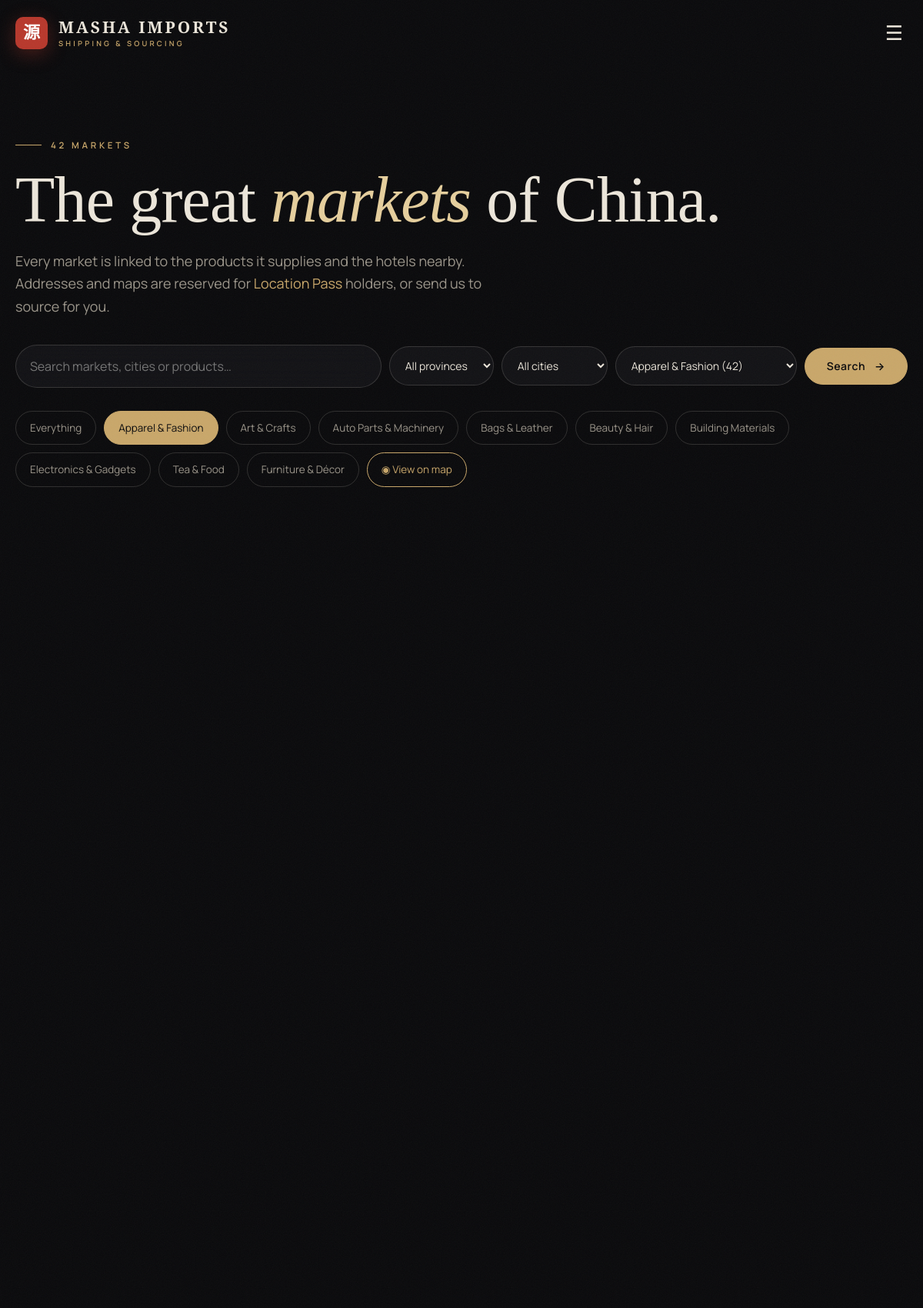
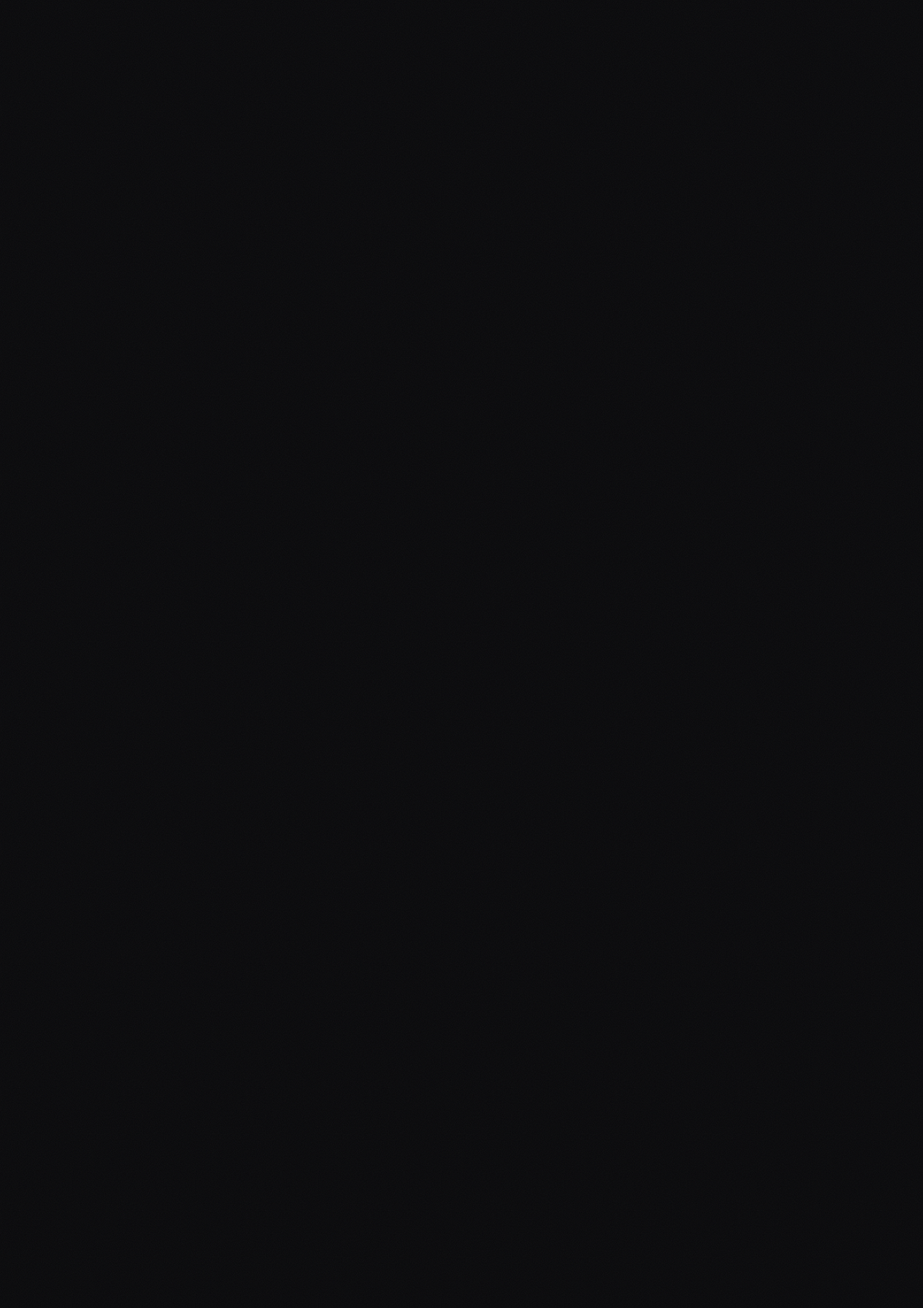
Screenshot of /markets/?category=apparel (upper part) with the database file from the repository (2 pictures, top to bottom).
### catalog/models.py (models this page shows, shortened)
class ImageMixin(models.Model):
    image = models.ImageField(upload_to=image_upload_to, blank=True)
    image_url = models.URLField(
        max_length=600, blank=True, help_text="Optional remote photo, used when no file is uploaded."
    )
    image_credit = models.CharField(max_length=300, blank=True)
    image_source = models.URLField(max_length=600, blank=True)
    image_query = models.CharField(
        max_length=200,
        blank=True,
        help_text="Search phrase used by `python manage.py fetch_images` on Wikimedia Commons.",
    )
    class Meta:
        abstract = True
    @property
    def image_src(self):
        if self.image:
            return self.image.url
        return self.image_url

class Category(ImageMixin):
    name = models.CharField(max_length=120)
    slug = models.SlugField(unique=True, blank=True)
    tagline = models.CharField(max_length=200, blank=True)
    order = models.PositiveIntegerField(default=0)
    class Meta:
        ordering = ["order", "name"]
        verbose_name_plural = "categories"

### catalog/views.py (the view)
# urls.py: path("markets/", views.market_list, name="market_list"),
def market_list(request):
    markets = Market.objects.annotate(product_count=Count("products", distinct=True)).order_by("order", "name")
    q = request.GET.get("q", "").strip()
    city = request.GET.get("city", "").strip()
    province = request.GET.get("province", "").strip()
    category = Category.objects.filter(slug=request.GET.get("category", "")).first()
    if q:
        markets = markets.filter(
            Q(name__icontains=q) | Q(name_zh__icontains=q) | Q(specialty__icontains=q)
            | Q(city__icontains=q) | Q(products__name__icontains=q)
        ).distinct()
    if city:
        markets = markets.filter(city__iexact=city)
    if province:
        markets = markets.filter(province__iexact=province)
    if category:
        markets = markets.filter(categories=category)
    page = Paginator(markets, 24).get_page(request.GET.get("page"))
    params = request.GET.copy()
    params.pop("page", None)
    return render(request, "catalog/market_list.html", {
        "page": page, "markets": page.object_list, "total": page.paginator.count,
        "q": q, "city": city, "province": province, "active_category": category,
        "cities": Market.objects.order_by("city").values_list("city", flat=True).distinct(),
        "provinces": Market.objects.order_by("province").values_list("province", flat=True).distinct(),
        "categories": Category.objects.annotate(n=Count("markets")).filter(n__gt=0),
        "querystring": params.urlencode(), "favorite_ids": _favorite_ids(request.user),
    })

### catalog/models.py (called while the page is built)
    def get_absolute_url(self):
        return reverse("catalog:market_detail", args=[self.slug])

### catalog/views.py (called while the page is built)
def _favorite_ids(user):
    return set(user.favorites.values_list("market_id", flat=True)) if user.is_authenticated else set()

### hub/context_processors.py (called while the page is built)
def site_settings(request):
    try:
        settings_obj = SiteSettings.load()
    except Exception:  # table not created yet (before migrate)
        settings_obj = None
    ctx = {"site_settings": settings_obj}
    user = getattr(request, "user", None)
    if user and user.is_authenticated and user.is_staff and request.path.startswith(("/hub", "/inbox")):
        ctx["hub_counts"] = {
            "orders": SourcingRequest.objects.filter(status=SourcingRequest.Status.PAID).count(),
            "services": ServiceOrder.objects.filter(status=ServiceOrder.Status.CONFIRMED).count(),
            "chats": Conversation.objects.aggregate(t=Sum("staff_unread"))["t"] or 0,
        }
    return ctx

### hub/models.py (called while the page is built)
    @classmethod
    def load(cls):
        obj = cache.get(CACHE_KEY)
        if obj is None:
            obj, _ = cls.objects.get_or_create(pk=1)
            cache.set(CACHE_KEY, obj, 60)
        return obj

    @property
    def whatsapp_digits(self):
        return "".join(ch for ch in self.whatsapp_number if ch.isdigit())

    @property
    def whatsapp_url(self):
        from urllib.parse import quote
        if not self.whatsapp_digits:
            return ""
        text = f"?text={quote(self.whatsapp_message)}" if self.whatsapp_message else ""
        return f"https://wa.me/{self.whatsapp_digits}{text}"

### sourcing/context_processors.py (called while the page is built)
def platform(request):
    return {
        "SITE_NAME": settings.SITE_NAME,
        "SITE_TAGLINE": settings.SITE_TAGLINE,
        "SOURCING_FEE": settings.SOURCING_FEE,
        "location_access": has_location_access(request.user),
        "current_pass": Subscription.current_for(request.user),
    }

### sourcing/models.py (called while the page is built)
def has_location_access(user):
    return user.is_authenticated and (user.is_staff or Subscription.current_for(user) is not None)

    @classmethod
    def current_for(cls, user):
        if not user.is_authenticated:
            return None
        now = timezone.now()
        return cls.objects.filter(user=user, starts_at__lte=now, expires_at__gt=now).first()

### templates/catalog/market_list.html (shortened to what this page needs)
{% extends "base.html" %}
{% block content %}
<section class="page-head">
  <div class="wrap">
    <span class="eyebrow" data-reveal>{{ total }} market{{ total|pluralize }}{% if province %} in {{ province }}{% endif %}</span>
    <h1 data-reveal>The great <em>markets</em> of China.</h1>
    <p class="lead" data-reveal>Every market is linked to the products it supplies and the hotels nearby. {% if location_access %}Your Location Pass is active, so exact addresses and maps are unlocked.{% else %}Addresses and maps are reserved for <a class="link" href="{% url 'sourcing:pricing' %}">Location Pass</a> holders, or send us to source for you.{% endif %}</p>
    <form class="filters" data-reveal>
      <div class="search" style="flex:2 1 320px;max-width:none">
        <input name="q" value="{{ q }}" placeholder="Search markets, cities or products…" aria-label="Search markets">
      </div>
      <select name="province" aria-label="Province" onchange="this.form.submit()">
        <option value="">All provinces</option>
      </select>
      <select name="city" aria-label="City" onchange="this.form.submit()">
        <option value="">All cities</option>
      </select>
      <select name="category" aria-label="Category" onchange="this.form.submit()">
        {% for c in categories %}<option value="{{ c.slug }}"{% if c == active_category %} selected{% endif %}>{{ c.name }} ({{ c.n }})</option>{% endfor %}
      </select>
      <button class="btn">Search <span class="arrow">→</span></button>
    </form>
    <div class="chips" data-reveal>
      <a href="{% url 'catalog:market_list' %}" class="chip{% if not q and not city and not province and not active_category %} active{% endif %}">Everything</a>
      {% for c in categories|slice:":9" %}<a href="?category={{ c.slug }}" class="chip{% if c == active_category %} active{% endif %}">{{ c.name }}</a>{% endfor %}
      <a href="{% url 'travel:atlas' %}" class="chip" style="border-color:var(--gold);color:var(--gold)">◉ View on map</a>
    </div>
  </div>
</section>
<section class="section" style="padding-top:20px">
  <div class="wrap">
    {% if markets %}
      <div class="market-grid uniform" data-stagger>{% for m in markets %}{% include "partials/market_card.html" %}{% endfor %}</div>
    {% else %}
      <div class="empty"><h3>No markets match that search.</h3><p>Tell us what you need and we'll find the right market.</p><a href="{% url 'sourcing:new_request' %}" class="btn">Source it for me <span class="arrow">→</span></a></div>
    {% endif %}
  </div>
</section>
{% endblock %}

### static/css/site.css (style rules this page uses)
:root { --ink: #0a0a0c; --ink-2: #111114; --panel: #16161a; --panel-2: #1c1c21; --line: rgba(236, 228, 214, .09); --line-2: rgba(236, 228, 214, .16); --text: #ece6da; --muted: #9b958a; --gold: #c9a76a; --gold-2: #e6cf9d; --cinnabar: #b8382c; --jade: #5f9c86; --radius: 18px; --ease: cubic-bezier(.2, .7, .1, 1); --serif: "Cormorant Garamond", "Noto Serif SC", Georgia, serif; --sans: "Manrope", system-ui, -apple-system, Segoe UI, sans-serif; --zh: "Noto Serif SC", "Songti SC", serif; color-scheme: dark; }
*, *::before, *::after { box-sizing: border-box; }
html { scroll-behavior: smooth; }
body { margin: 0; background: var(--ink); color: var(--text); font: 400 16px/1.65 var(--sans); -webkit-font-smoothing: antialiased; overflow-x: hidden; }
a { color: inherit; text-decoration: none; }
body::after { content: ""; position: fixed; inset: -50%; z-index: 999; pointer-events: none; opacity: .045; animation: grain 1.2s steps(6) infinite; }
.wrap { width: min(1240px, 100% - 40px); margin-inline: auto; position: relative; z-index: 1; }
section { position: relative; }
.section { padding: clamp(80px, 11vw, 150px) 0; }
.eyebrow { display: inline-flex; align-items: center; gap: 12px; text-transform: uppercase; font: 600 11.5px/1 var(--sans); letter-spacing: .32em; color: var(--gold); }
.eyebrow::before { content: ""; width: 34px; height: 1px; background: currentColor; }
h1, h2, h3 { font-family: var(--serif); font-weight: 500; line-height: 1.05; margin: 0; letter-spacing: -.01em; }
h1 { font-size: clamp(48px, 8vw, 112px); }
h1 em, h2 em, h3 em { font-style: italic; color: var(--gold-2); }
.lead { font-size: clamp(17px, 1.5vw, 20px); color: var(--muted); max-width: 60ch; }
.btn { --bg: var(--gold); --fg: var(--ink); position: relative; display: inline-flex; align-items: center; gap: 12px; padding: 16px 28px; border-radius: 999px; background: var(--bg); color: var(--fg); font: 600 14px/1 var(--sans); letter-spacing: .04em; border: 1px solid var(--bg); cursor: pointer; overflow: hidden; isolation: isolate; transition: transform .5s var(--ease), color .4s; }
.btn::before { content: ""; position: absolute; inset: 0; z-index: -1; background: var(--text); transform: translateY(101%); transition: transform .5s var(--ease); border-radius: inherit; }
.btn .arrow { transition: transform .5s var(--ease); }
.link { color: var(--gold); border-bottom: 1px solid transparent; transition: border-color .3s; }
.search { display: flex; align-items: center; gap: 8px; padding: 8px; max-width: 620px; border-radius: 999px; background: rgba(22,22,26,.7); border: 1px solid var(--line-2); backdrop-filter: blur(14px); transition: border-color .4s, box-shadow .4s; }
.search input { flex: 1; min-width: 0; background: none; border: 0; outline: 0; color: var(--text); font: inherit; padding: 0 18px; }
.market-grid { display: grid; grid-template-columns: repeat(12, 1fr); gap: 22px; }
.page-head { padding: 170px 0 50px; }
.page-head h1 { font-size: clamp(46px, 7vw, 96px); margin: 20px 0; }
.chips { display: flex; flex-wrap: wrap; gap: 10px; margin-top: 30px; }
.chip { padding: 10px 18px; border-radius: 999px; border: 1px solid var(--line-2); font-size: 13.5px; color: var(--muted); transition: all .4s var(--ease); }
.chip.active { background: var(--gold); color: var(--ink); border-color: var(--gold); }
[data-reveal] { opacity: 0; transform: translateY(46px); transition: opacity 1.1s var(--ease), transform 1.1s var(--ease); transition-delay: var(--d, 0s); }
[data-reveal].in { opacity: 1; transform: none; }
.filters { display: flex; flex-wrap: wrap; gap: 10px; align-items: center; margin-top: 34px; }
.filters select, .filters .mini input, .stay input { padding: 14px 16px; border-radius: 999px; background: rgba(22,22,26,.7); border: 1px solid var(--line-2); color: var(--text); font: inherit; font-size: 14px; outline: 0; }
.filters .search { padding: 4px; }
.filters .search input { padding: 10px 14px; }

### rows the page displays
Category: name "Apparel & Fashion"
Category: name "Art & Crafts"
Category: name "Auto Parts & Machinery"
Category: name "Bags & Leather"
Category: name "Beauty & Hair"
Category: name "Building Materials"
Category: name "Electronics & Gadgets"
Category: name "Tea & Food"
Category: name "Furniture & Décor"

### other values shown
{{ SITE_NAME }} "MASHA IMPORTS"
{{ total }} "42"
form field category "Apparel & Fashion (42)"
